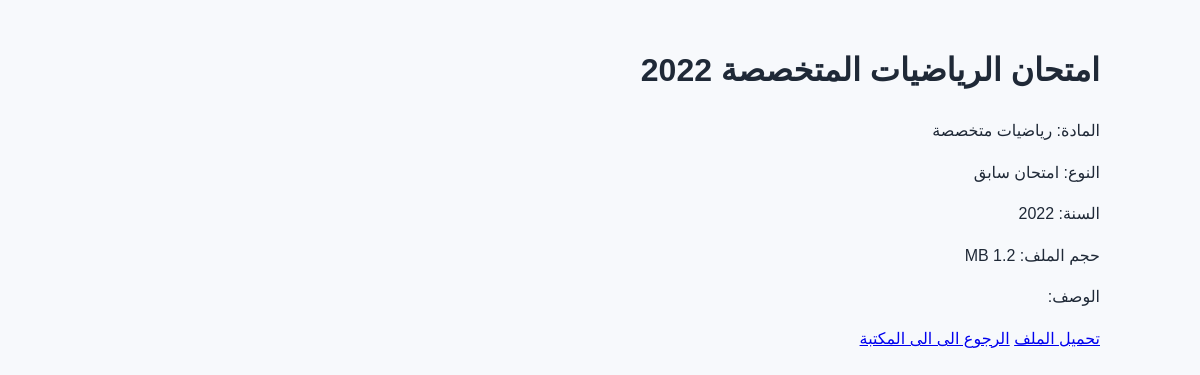
Page /resources/4 on the committed database.
### tables this page shows
CREATE TABLE resources (
    id INTEGER PRIMARY KEY AUTOINCREMENT,
    title TEXT NOT NULL,
    subject TEXT NOT NULL,
    resource_type TEXT NOT NULL,
    year INTEGER,
    description TEXT,
    file_path TEXT,
    file_size INTEGER
    );

### app.py (the view)
@app.route("/resources/<int:resource_id>")
def resource_detail(resource_id):
    connection = get_db()
    resource = connection.execute(
        "SELECT * FROM  resources WHERE id = ?", (resource_id,)
    ).fetchone()
    if resource ["file_size"]:
        file_size = format_file_size(resource["file_size"])
    else:
        file_size = "Unknown"
    connection.close()
    return render_template("resource_detail.html",
                            resource=resource, file_size=file_size,
                            subject_names=subject_names, resource_type_names=resource_type_names)

### app.py (called while the page is built)
def get_db():
    connection = sqlite3.connect("nilearn.db")
    connection.row_factory = sqlite3.Row
    return connection

def format_file_size(size):
    if size < 1024:
        return f"{size} B"
    if size <1024 * 1024:
        return f"{size / 1024:.1f} KB"
    if size < 1024 * 1024 * 1024:
        return f"{size / (1024 * 1024):.1f} MB"
    return f"{size / (1024 * 1024 * 1024):.1f} GB"

### templates/resource_detail.html (shortened to what this page needs)
<!DOCTYPE html>
<html lang="ar" dir="rtl">
    <head>
        <link rel="stylesheet" href="{{ url_for('static', filename='style.css')}}">
    </head>
    <body>
        <h1> {{ resource["title"]}} </h1>
        <p> المادة: {{ subject_names.get(resource["subject"], resource["subject"]) }} </p>
        <p> النوع: {{ resource_type_names.get(resource["resource_type"], resource["resource_type"] )}} </p>
        <p> السنة: {{ resource["year"] }} </p>
        <p> حجم الملف: {{ file_size }}  </p>
        <p> الوصف: {{ resource["description"] }} </p>
        <a href="/download/{{ resource["file_path"] }}" >تحميل الملف</a>
        <a href="/resources"> الرجوع الى الى المكتبة</a>
    </body>
</html>

### static/style.css (style rules this page uses)
body { font-family: Arial, sans-serif; max-width: 1000px; background-color: #f7f9fc; color: #1f2937; margin: 0 auto; padding: 24px; line-height: 1.6; }

### rows in the picture
resources: title "امتحان الرياضيات المتخصصة 2022", get "رياضيات متخصصة", get "امتحان سابق", year "2022"

### other values in the picture
{{ file_size }} "1.2 MB"
